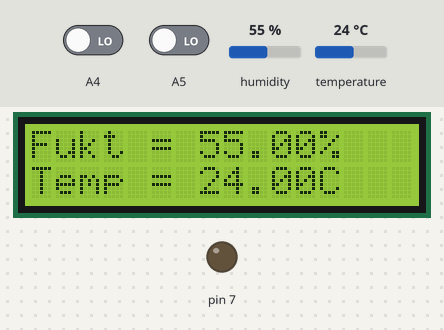
A sketch run on a simulated Arduino Uno, built with avr-gcc and run on an emulated ATmega328P. On the bench: 16×2 character LCD, output pins drawn as LEDs (lit = HIGH). Inputs (shaded band) come from the test bench; at power-on: A4 LOW, A5 LOW, humidity 55 %, temperature 24 °C. What the sketch prints to the serial monitor is not drawn.

Above: at 2.7 s.
2.8 s: A4 driven HIGH and A5 driven HIGH
12.1 s: A5 driven LOW
At 13.8 s:
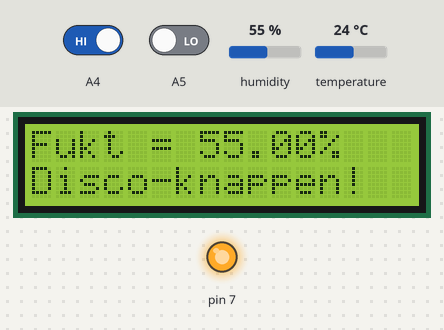
14.1 s: A5 driven HIGH
At 22.1 s:
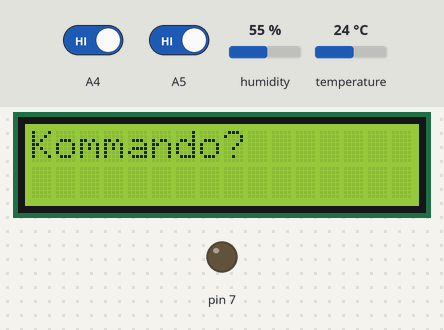
23.1 s: A5 driven LOW
At 24.1 s:
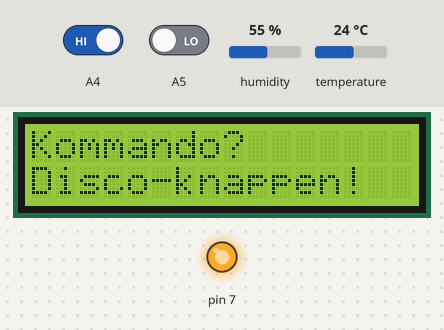
32.4 s: A4 driven LOW
At 41.6 s:
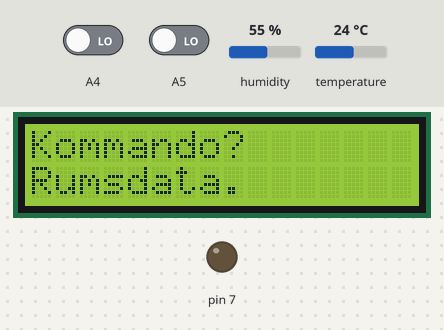
41.7 s: humidity set to 22 %
At 42.8 s:
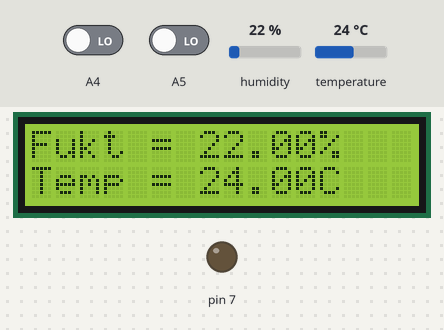
Timing chart, 0 to 44.7 s (numbered marks = the images above; inputs shaded):
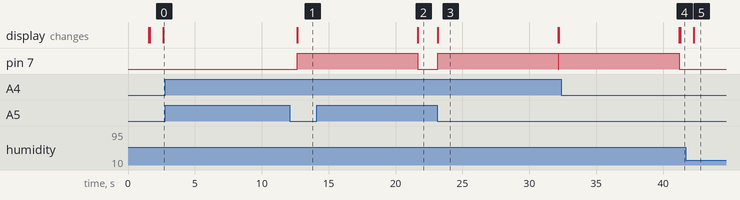

Measured:
- after the input at 2.8 s, every drawn part: stays the same
- after the input at 12.1 s, pin 7: LOW → HIGH after 0.55 s; the display: changes after 0.55 s (image 1)
- after the input at 14.1 s, pin 7: goes on until 21.7 s, then stays LOW
- after the input at 23.1 s, pin 7: LOW → HIGH after 0.05 s, → LOW 9.0 s later, → HIGH 0.06 s later; the display: changes after 0.05 s (image 3)
- after the input at 32.4 s, pin 7: goes on until 41.2 s, then stays LOW; the display: first differs from a run without the input after 8.9 s (image 4)
- after the input at 41.7 s, the display: changes after 0.60 s (image 5)
- what the display in image 3 shows lasts 9.1 s, from 23.1 s to 32.2 s

The sketch:

RoomDisplay.ino
```cpp
#include <dht.h>
#include <LiquidCrystal.h>

// initialize the library with the numbers of the interface pins
LiquidCrystal lcd(2, 3, 8, 9, 10, 11); /// REGISTER SELECT PIN,ENABLE PIN,D4 PIN,D5 PIN, D6 PIN, D7 PIN
#define dht_apin A0 // Analog Pin sensor is connected to

dht DHT;

void setup(){

  pinMode(A4, INPUT);
  pinMode(A5, INPUT);
  pinMode(7, OUTPUT);

  digitalWrite(7, LOW);

  // set up the LCD’s number of columns and rows:
  lcd.begin(16, 2);

  Serial.begin(9600);
  delay(500);//Delay to let system boot
  Serial.println("DHT11 Humidity & temperature Sensor\n\n");

  //Wait before loop starts
  delay(1000);

}//end "setup()"

void loop(){
  //Start of Program
     lcd.setCursor(0, 0);
    lcd.print("Kommando?           ");
    lcd.setCursor(0, 1);
    lcd.print("                 ");

    Serial.println(digitalRead(A4));
    delay(50);

    if(digitalRead(A4) < 1) {

     lcd.setCursor(0, 1);
     lcd.print("Rumsdata.                 ");
     delay(1000);

      Serial.print(digitalRead(A4));
      Serial.println(digitalRead(A4));
      DHT.read11(dht_apin);
      /*
      Serial.print("Current humidity = ");
      Serial.print(DHT.humidity);
      Serial.print("%  ");
      Serial.print("temperature = ");
      Serial.print(DHT.temperature);
      Serial.println("C  ");
    */


      //Fastest should be once every two seconds.
      lcd.setCursor(0, 0);
      lcd.print("Fukt = ");
      lcd.print(DHT.humidity);
      lcd.print("%  ");
      lcd.setCursor(0, 1);
      lcd.print("Temp = ");
      lcd.print(DHT.temperature);
      lcd.print("C  ");;

      delay(10000);//Wait 10 seconds before accessing sensor again.
    }

 if(digitalRead(A5) < 1) {

     lcd.setCursor(0, 1);
     lcd.print("Disco-knappen!                 ");

     digitalWrite(7, HIGH);
     delay(9000);
     digitalWrite(7, LOW);

 }


}// end loop()
```
